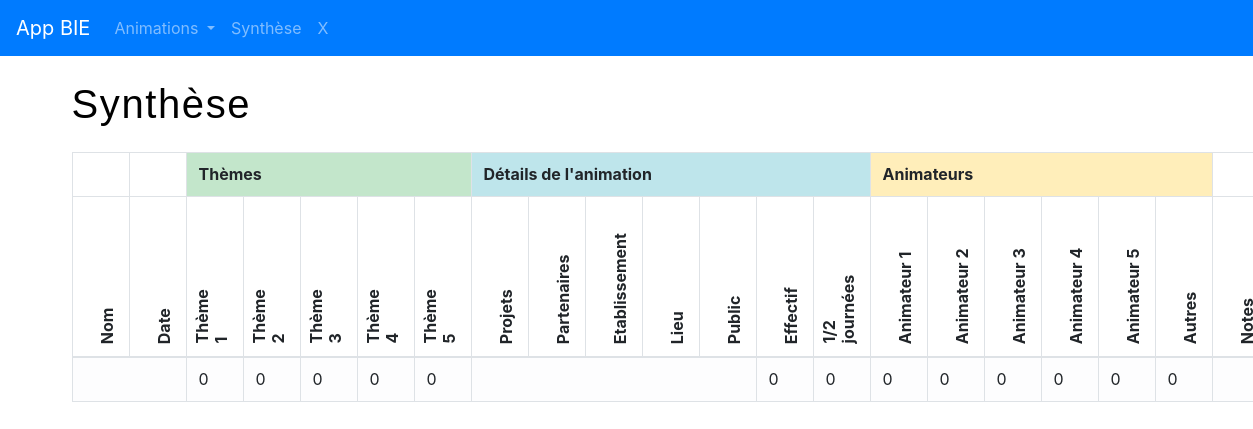
Page /view/frontend/synthese.php on the committed database.
### tables this page shows
CREATE TABLE `themes` (
  `id` int(11) NOT NULL,
  `nom` varchar(50) NOT NULL
);

### Model/Manager.php (called while the page is built, shortened)
<?php
abstract class Manager
{
   public function __construct()
   {
        $this->db = NEW PDO('mysql:host=localhost;dbname=anim_app;charset=utf8',
            'root','root',
            array(PDO::ATTR_ERRMODE => PDO::ERRMODE_EXCEPTION));
   }
}

### Model/ThemeManager.php (called while the page is built, shortened)
<?php
class ThemeManager extends Manager
{
    public function lireTousThemes()
    {
        $sql = "SELECT *
                FROM themes
                ORDER BY nom ASC
                ";
        $req = $this->db->query($sql);
        $arrayThemes = array();
        while ($ligne = $req->fetch()) {
            $arrayThemes[] = new Theme($ligne);
        }
        return $arrayThemes;
    }
}

### Model/Entity.php (called while the page is built, shortened)
<?php
abstract class Entity
{
    protected function hydrate($values)
    {
        foreach ($values as $key => $value) {
            $methodName = 'set' . ucfirst($key);
        }
    }
    protected function verifString($str, $length)
    {
        if (iconv_strlen($str) == 0) {
            return '-';
        } else if (iconv_strlen($str) <= $length) {
            return $str;
        } else {
            return substr($str, 0, $length);
        }
    }
}

### Model/Theme.php (called while the page is built, shortened)
<?php
class Theme  extends Entity
{
    private $id;
    private $nom;
    public function getId()
    {
        return $this->id;
    }
    public function getNom()
    {
        return $this->nom;
    }
    public function setId($id): void
    {
        if (filter_var($id, FILTER_VALIDATE_INT)) {
            $this->id = $id;
            $this->id = $this->verifString($id, 11);
        }
    }
    public function setNom($nom): void
    {
        $this->nom = $this->verifString($nom, 50);
    }
}

### view/frontend/synthese.php (the view, shortened to what this page needs)
<?php $title = 'Synthèse'; ?>
<h1><?= $title ?></h1>
<?php
$themeManager = new ThemeManager();
$themes = $themeManager->lireTousThemes();
$theme = $themeManager->lireTheme($id);
if (!isset($_GET['modifier']) && !isset($_GET['ajouter'])  && !isset($_GET['effacer'])) {
    echo '<div class="table">';
    echo '<table id="synthese" class="table table-bordered table-hover"';
    echo '<thead>';
    echo '<tr>';
    echo '<th scope="col">&nbsp;</th>';
    echo '<th scope="col">';
    echo '</th>';
    echo '<th scope="col" class="table-success" colspan=';
    $nbrThemes = 0;
    foreach ($themes as $theme) {
        $nbrThemes++;
    }
    echo $nbrThemes;
    echo ' >Thèmes</th>';
    echo '<th scope="col" class="table-info" colspan=7>Détails de l\'animation</th>';
    echo '<th scope="col" class="table-warning" colspan=6>Animateurs</th>';
    echo '<th scope="col">&nbsp;</th>';
    echo '</tr>';
    echo '<tr class="verticalTh">';
    echo '<th scope="col"><span>Nom</span></th>';
    echo '<th scope="col"><span>Date</span></th>';
    foreach ($themes as $theme) {
        echo '<th scope="col" class="themes"><span>' . $theme->getNom() . '</span></th>';
    }
    echo '<th scope="col"><span>Projets</span></th>';
    echo '<th scope="col"><span>Partenaires</span></th>';
    echo '<th scope="col"><span>Etablissement</span></th>';
    echo '<th scope="col"><span>Lieu</span></th>';
    echo '<th scope="col"><span>Public</span></th>';
    echo '<th scope="col"><span>Effectif</span></th>';
    echo '<th scope="col" class="themes"><span>1/2 journées</span></th>';
    echo '<th scope="col" class="themes"><span>Animateur&nbsp;1</span></th>';
    echo '<th scope="col" class="themes"><span>Animateur&nbsp;2</span></th>';
    echo '<th scope="col" class="themes"><span>Animateur&nbsp;3</span></th>';
    echo '<th scope="col" class="themes"><span>Animateur&nbsp;4</span></th>';
    echo '<th scope="col" class="themes"><span>Animateur&nbsp;5</span></th>';
    echo '<th scope="col" class="themes"><span>Autres</span></th>';
    echo '<th scope="col" class="notes"><span>Notes</span></th>';
    echo '</tr>';
    echo '<tbody>';
    echo '<tr class="table-light">';
    echo '<td  scope="row" colspan=2 >&nbsp;</td>';
    foreach ($themes as $theme) {
        echo '<td id="' . $theme->getId() . '">';
        $sommeThemes = 0;
        echo $sommeThemes;
        echo '</td>';
    }
    echo '<td colspan=5 >&nbsp;</td>';
    echo '<td id="' . $theme->getId() . '">';
    $sommeEffectif = 0;
    echo $sommeEffectif;
    echo '</td>';
    echo '<td id="' . $theme->getId() . '">';
    $sommeDemiJournees = 0;
    echo $sommeDemiJournees;
    echo '</td>';
    echo '<td id="' . $theme->getId() . '">';
    $sommeAnimateurUn = 0;
    echo $sommeAnimateurUn;
    echo '</td>';
    echo '<td id="' . $theme->getId() . '">';
    $sommeAnimateurDeux = 0;
    echo $sommeAnimateurDeux;
    echo '</td>';
    echo '<td id="' . $theme->getId() . '">';
    $sommeAnimateurTrois = 0;
    echo $sommeAnimateurTrois;
    echo '</td>';
    echo '<td id="' . $theme->getId() . '">';
    $sommeAnimateurQuatre = 0;
    echo $sommeAnimateurQuatre;
    echo '</td>';
    echo '<td id="' . $theme->getId() . '">';
    $sommeAnimateurCinq = 0;
    echo $sommeAnimateurCinq;
    echo '</td>';
    echo '<td id="' . $theme->getId() . '" style="white-space:inherit;">';
    $sommeBenevoles = 0;
    echo $sommeBenevoles;
    echo '</td>';
    echo '<td>&nbsp;</td>';
    echo '</tr>';
    echo '</table>';
    echo '</div>';
}
?>
<?php
require('view/frontend/template.php');

### public/css/styles.css (style rules this page uses)
h1,h2,h3,h4,h5,h6 { font-family:"Bree Serif",arial,sans-serif!important;letter-spacing:.1rem;color:#000 }
h1 { margin:1.5rem 0!important }
.table td,.table th { vertical-align:bottom }
table#synthese td,table#synthese th { line-height:1.2em }
.verticalTh th { height:160px }
.verticalTh th span { transform-origin:bottom right;transform:rotate(-90deg);display:inline-block;position:relative;bottom:32px;width:32px }

### rows in the picture
themes: nom "Thème 1", sommeThemes "0"
themes: nom "Thème 2", sommeThemes "0"
themes: nom "Thème 3", sommeThemes "0"
themes: nom "Thème 4", sommeThemes "0"
themes: nom "Thème 5", sommeThemes "0"

### other values in the picture
$title "Synthèse"
$sommeEffectif "0"
$sommeDemiJournees "0"
$sommeAnimateurUn "0"
$sommeAnimateurDeux "0"
$sommeAnimateurTrois "0"
$sommeAnimateurQuatre "0"
$sommeAnimateurCinq "0"
$sommeBenevoles "0"
